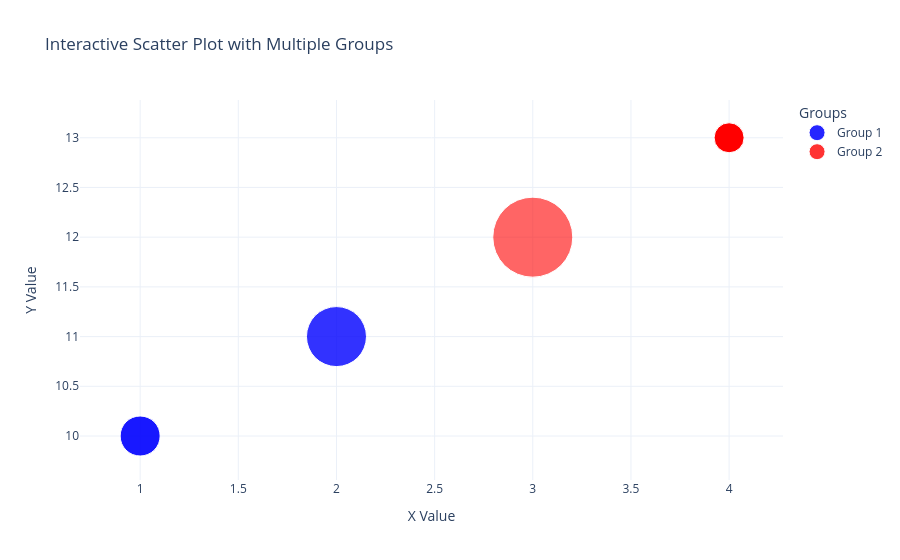

Notebook source saved alongside this figure:
### Code cell
# Group 1 data
group1_x = [1, 2]
group1_y = [10, 11]
group1_text = ['<b>Group 1 - A</b><br>Details: High priority', '<b>Group 1 - B</b><br>Details: Medium priority']

# Group 2 data
group2_x = [3, 4]
group2_y = [12, 13]
group2_text = ['<b>Group 2 - C</b><br>Details: Low priority', '<b>Group 2 - D</b><br>Details: Critical']

fig = go.Figure()

# Add Group 1
fig.add_trace(go.Scatter(
    x=group1_x, y=group1_y,
    mode='markers',
    name='Group 1',
    text=group1_text,
    hoverinfo='text+name',
    marker=dict(
        color='blue',
        size=[40, 60],
        opacity=[0.9, 0.8]
    )
))

# Add Group 2
fig.add_trace(go.Scatter(
    x=group2_x, y=group2_y,
    mode='markers',
    name='Group 2',
    text=group2_text,
    hoverinfo='text+name',
    marker=dict(
        color='red',
        size=[80, 30],
        opacity=[0.6, 1]
    )
))

# Layout customization
fig.update_layout(
    title='Interactive Scatter Plot with Multiple Groups',
    xaxis_title='X Value',
    yaxis_title='Y Value',
    legend_title='Groups',
    template='plotly_white'
)

# Save as HTML aand PNG
fig.write_html('scatter_plot.html')
fig.write_image("scatter_plot.png")
fig.show()

### Figure 1 — Plotly figure (JSON) as saved in the notebook; plotly's stock layout.template omitted (floating-point values rounded to 4 significant figures)
{"data": [{"hoverinfo": "text+name", "marker": {"color": "blue", "opacity": [0.9, 0.8], "size": [40, 60]}, "mode": "markers", "name": "Group 1", "text": ["<b>Group 1 - A</b><br>Details: High priority", "<b>Group 1 - B</b><br>Details: Medium priority"], "type": "scatter", "x": [1, 2], "y": [10, 11]}, {"hoverinfo": "text+name", "marker": {"color": "red", "opacity": [0.6, 1], "size": [80, 30]}, "mode": "markers", "name": "Group 2", "text": ["<b>Group 2 - C</b><br>Details: Low priority", "<b>Group 2 - D</b><br>Details: Critical"], "type": "scatter", "x": [3, 4], "y": [12, 13]}], "layout": {"legend": {"title": {"text": "Groups"}}, "title": {"text": "Interactive Scatter Plot with Multiple Groups"}, "xaxis": {"title": {"text": "X Value"}}, "yaxis": {"title": {"text": "Y Value"}}}}
